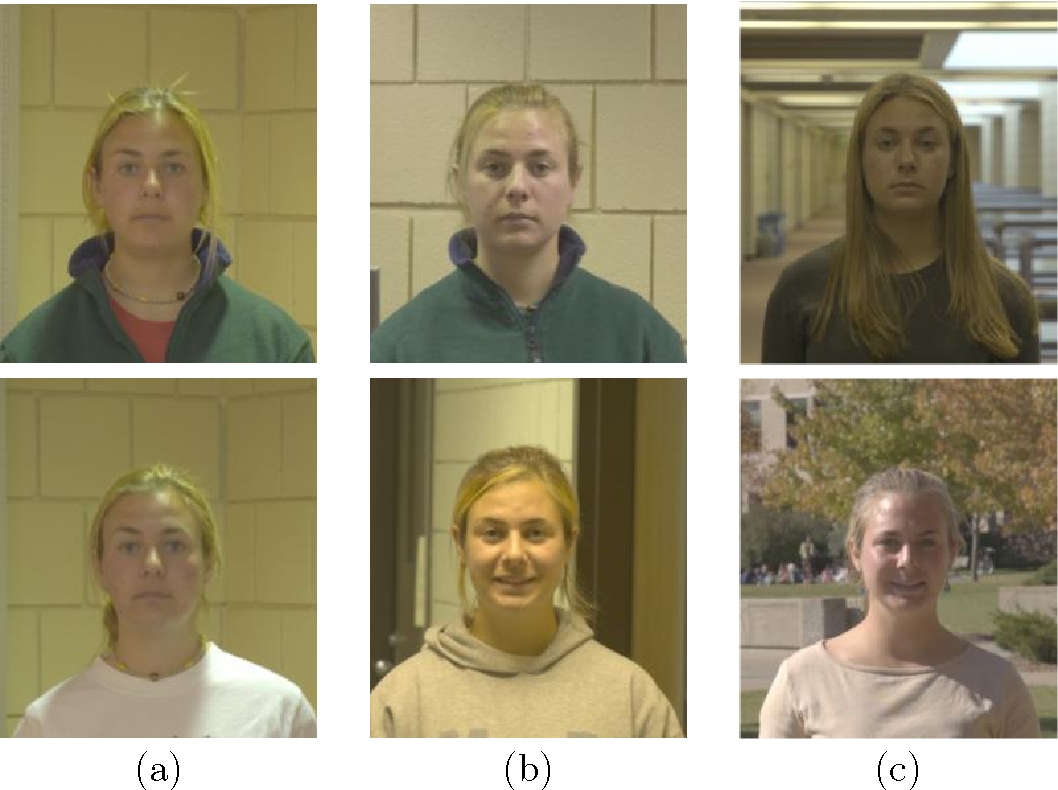
#> input picture Graduate Projects - MS AI and Machine Learning/CSC515 Computer Vision/Image_Faces.png, 1058 x 790 px
$ python Week3_Discussion.py
#> lines starting #> are read from the running program, lines starting #| are printed output that depends on the picture
import cv2

# Load the image
img = cv2.imread('Image_Faces.png')
#> img is the input picture: shape (790, 1058, 3); mean B, G, R 119.6, 148.5, 157

# Convert to grayscale
gray_img = cv2.cvtColor(img, cv2.COLOR_BGR2GRAY)
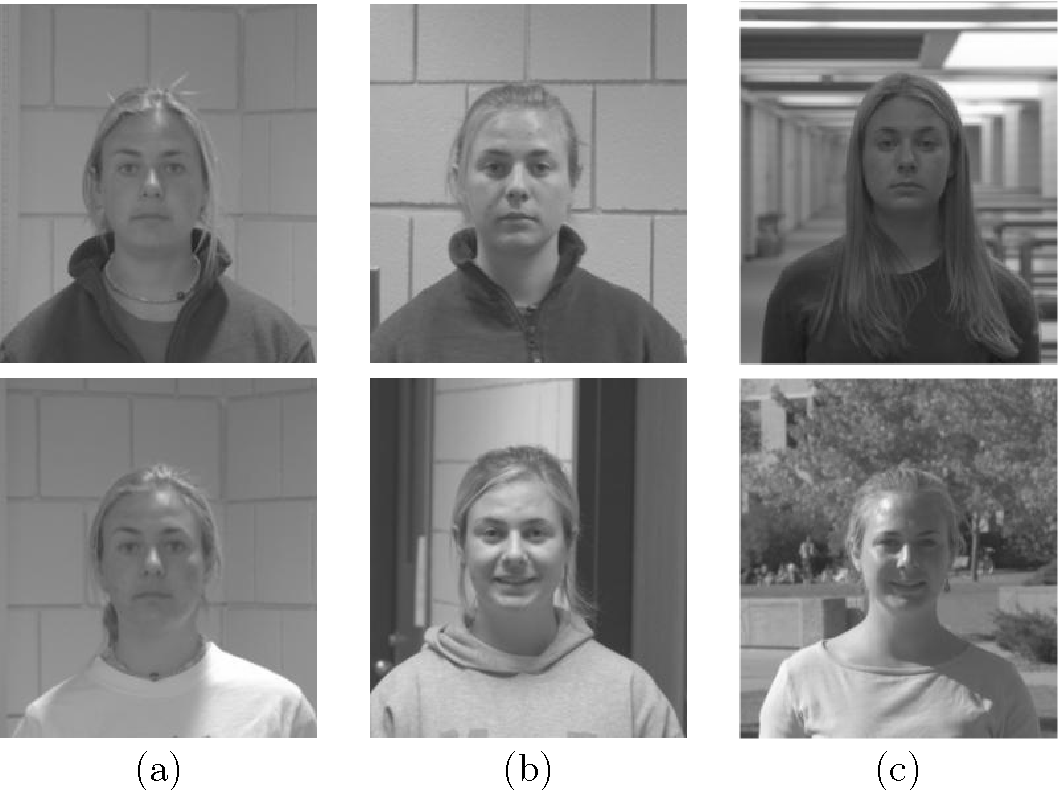
#> gray_img: shape (790, 1058); min 0, max 255, mean 147.8

# Create a CLAHE object with specific parameters
clahe = cv2.createCLAHE(clipLimit=2.0, tileGridSize=(8,8))

# Apply CLAHE to enhance local contrast
enhanced_img = clahe.apply(gray_img)
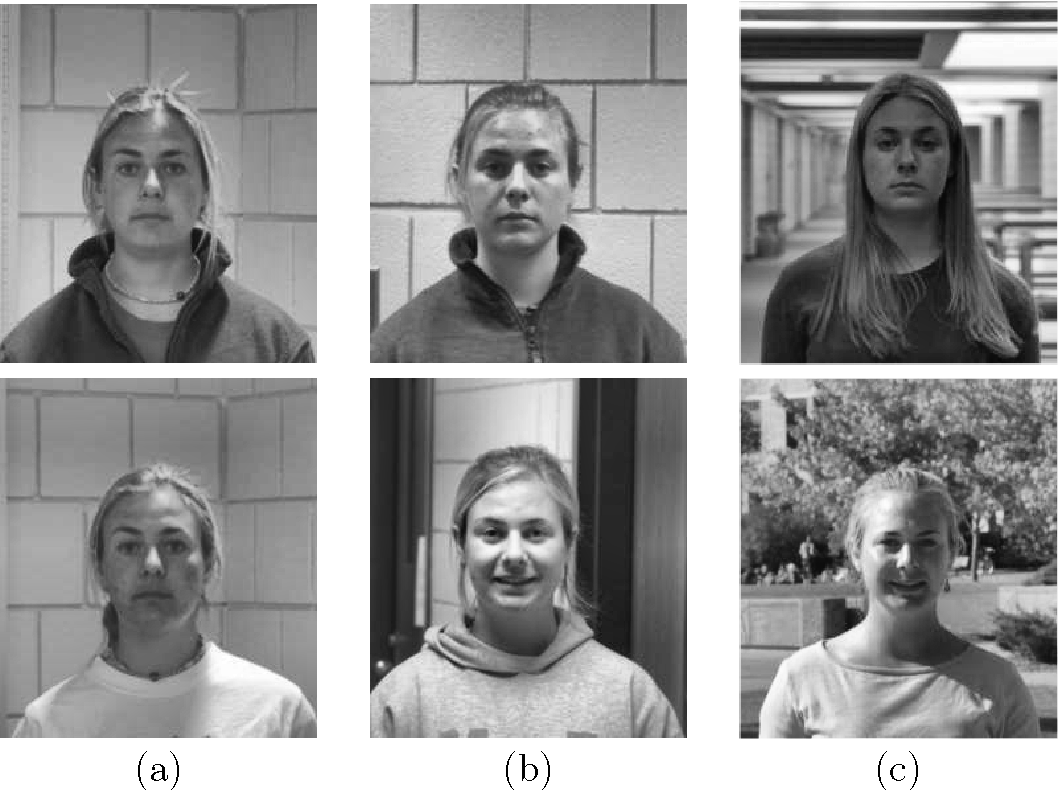
#> enhanced_img: shape (790, 1058); min 2, max 255, mean 151.4

# Display the results
cv2.imshow('Original Image', gray_img)
cv2.imshow('CLAHE Enhanced Image', enhanced_img)

cv2.waitKey(0)
cv2.destroyAllWindows()

$ run again, with Graduate Projects - MS AI and Machine Learning/CSC515 Computer Vision/02_clahe.png copied over Graduate Projects - MS AI and Machine Learning/CSC515 Computer Vision/Image_Faces.png
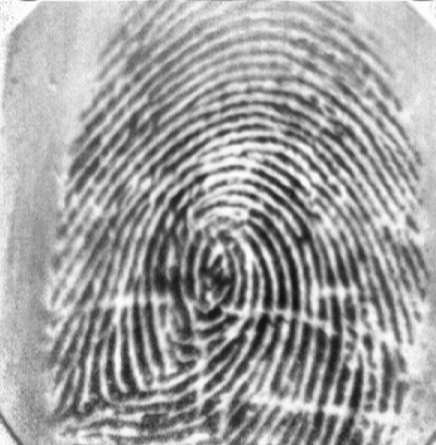
#> input picture Graduate Projects - MS AI and Machine Learning/CSC515 Computer Vision/02_clahe.png, 436 x 445 px
#> img is the input picture: shape (445, 436, 3); min 17, max 253, mean 161.4
#> `enhanced_img = clahe.apply(gray_img)`:
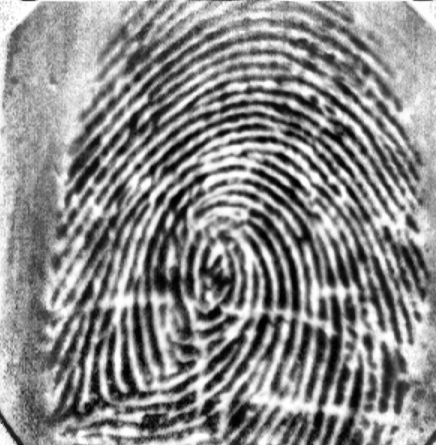
#> enhanced_img: shape (445, 436); min 0, max 255, mean 139.5
